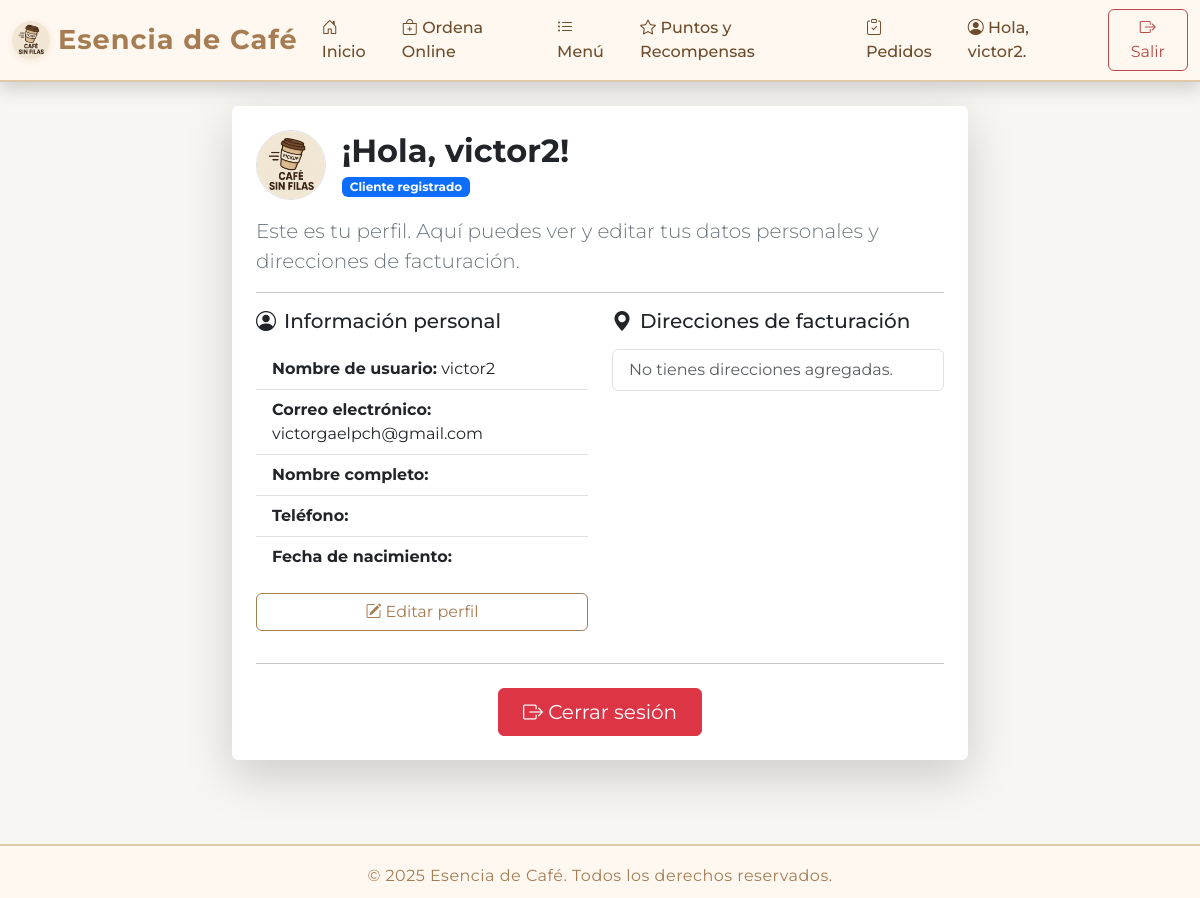
Before: /perfil/ (signed in) with the older database file.
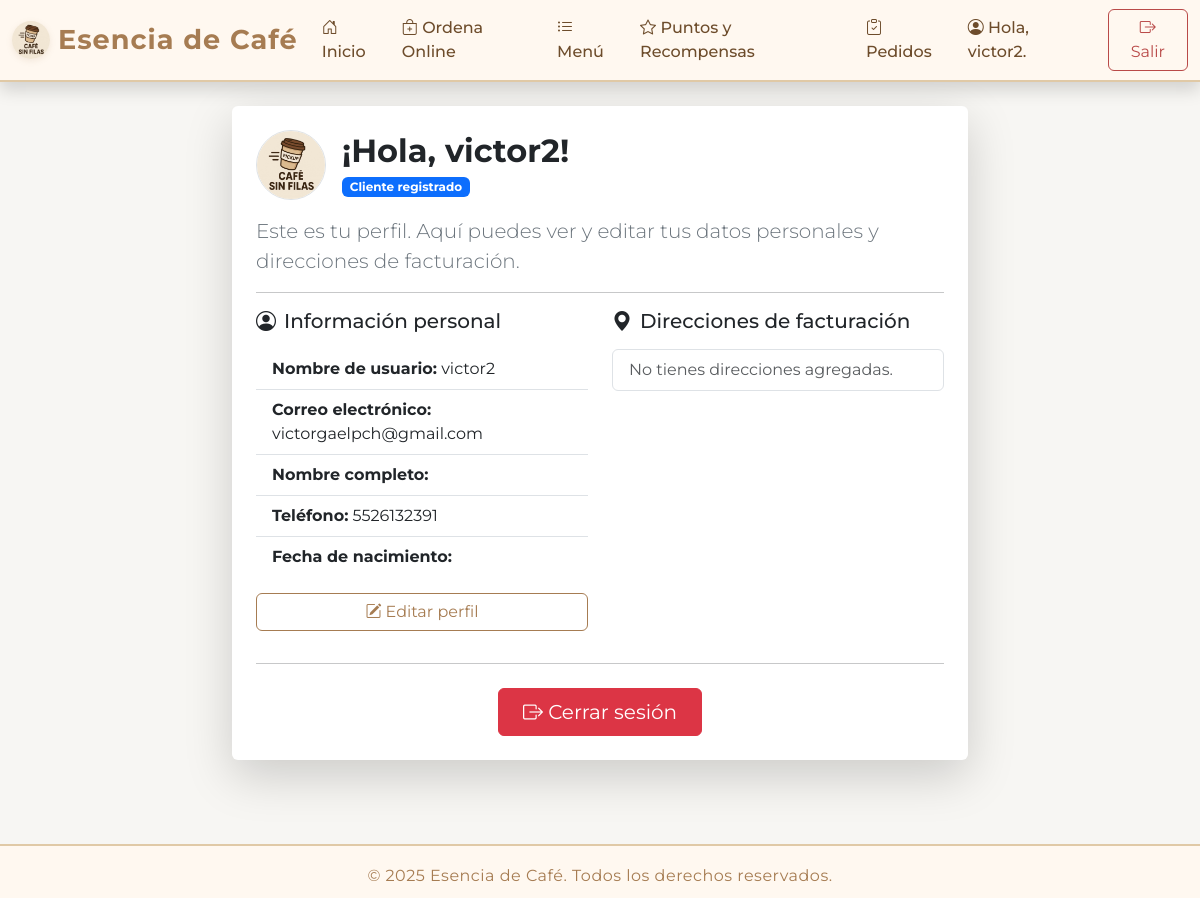
After: the same page with the newer database file.
### pedido/models.py (models this page shows, shortened)
class PerfilUsuario(models.Model):
    user = models.OneToOneField(
        User, on_delete=models.CASCADE, related_name='perfil')
    nombre_usuario = models.CharField(max_length=50, default='')
    apellido_pat_usuario = models.CharField(max_length=50)
    apellido_mat_usuario = models.CharField(max_length=50)
    estado_cuenta_usuario = models.CharField(max_length=20)
    estado_notificaciones = models.BooleanField(default=True)
    telefono = models.CharField(max_length=15)
    fecha_registro = models.DateTimeField(auto_now_add=True)
    fecha_nacimiento = models.DateField(null=True, blank=True)
    puntos = models.PositiveIntegerField(default=0)
    id_gestor_pagos_online = models.CharField(
        max_length=100, blank=True)

### perfil/views.py (the view)
# urls.py: path('perfil/', views.ver_perfil, name='ver_perfil'),
@login_required
def ver_perfil(request):
    direcciones = request.user.direcciones_facturacion.all()
    perfil = request.user.perfil
    return render(request, 'perfil/perfil.html', {
        'perfil': perfil,
        'direcciones': direcciones
    })

### SisWebCafe/context_processors.py (called while the page is built)
def es_gerente(request):
    if request.user.is_authenticated:
        return {'es_gerente': request.user.groups.filter(name='Gerente').exists()}
    return {'es_gerente': False}

### templates/perfil/perfil.html (shortened to what this page needs)
{% extends "Principal/base.html" %}
{% load static %}
{% block content %}
<div class="row justify-content-center">
  <div class="col-lg-8">
    <div class="bg-white p-4 rounded shadow-lg mb-4">
      <div class="d-flex align-items-center mb-3">
        <img src="{% static 'img/logo.jpg' %}" alt="Avatar" width="70" height="70" class="rounded-circle me-3 border" style="object-fit:cover;">
        <div class="text-start">
          <h2 class="fw-bold text-dark mb-1">¡Hola, {{ user.username }}!</h2>
          <span class="badge bg-primary text-white">Cliente registrado</span>
        </div>
      </div>
      <p class="lead text-secondary mb-3">
        Este es tu perfil. Aquí puedes ver y editar tus datos personales y direcciones de facturación.
      </p>
      <hr>
      <div class="row">
        <div class="col-md-6 mb-3">
          <h5 class="text-dark mb-3"><i class="bi bi-person-circle me-2"></i>Información personal</h5>
          <ul class="list-group list-group-flush">
            <li class="list-group-item"><strong>Nombre de usuario:</strong> {{ user.username }}</li>
            <li class="list-group-item"><strong>Correo electrónico:</strong> {{ user.email }}</li>
            <li class="list-group-item">
              <strong>Nombre completo:</strong>
            </li>
            <li class="list-group-item"><strong>Teléfono:</strong> {{ perfil.telefono }}</li>
            <li class="list-group-item"><strong>Fecha de nacimiento:</strong> {{ perfil.fecha_nacimiento|date:"d/m/Y" }}</li>
          </ul>
          <a href="{% url 'editar_perfil' %}" class="btn btn-outline-primary mt-3 w-100">
            <i class="bi bi-pencil-square"></i> Editar perfil
          </a>
        </div>
        <div class="col-md-6 mb-3">
          <h5 class="text-dark mb-3"><i class="bi bi-geo-alt-fill me-2"></i>Direcciones de facturación</h5>
          <ul class="list-group mb-2">
            {% for direccion in direcciones %}
            <li class="list-group-item d-flex justify-content-between align-items-center">
              <span>{{ direccion }}</span>
              <span>
                <a href="{% url 'editar_direccion' direccion.id %}" class="btn btn-sm btn-warning me-1" title="Editar"><i class="bi bi-pencil"></i></a>
                <a href="{% url 'eliminar_direccion' direccion.id %}" class="btn btn-sm btn-danger" title="Eliminar"><i class="bi bi-trash"></i></a>
              </span>
            </li>
            {% empty %}
            <li class="list-group-item text-muted">No tienes direcciones agregadas.</li>
            {% endfor %}
          </ul>
        </div>
      </div>
      <hr>
      <form action="/logout/" method="POST" class="text-center mt-4">
        <button type="submit" class="btn btn-danger px-4 py-2 fs-5">
          <i class="bi bi-box-arrow-right"></i> Cerrar sesión
        </button>
      </form>
    </div>
  </div>
</div>
{% endblock %}

Changed rows visible on the page:
now on this page (row edited): PerfilUsuario: telefono "5526132391"
